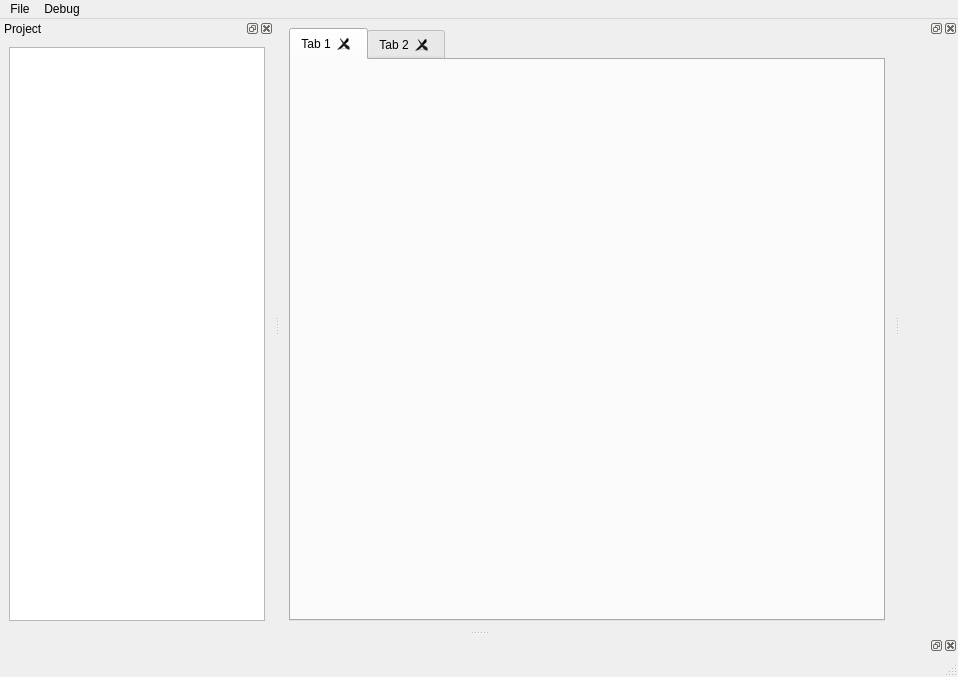
<?xml version="1.0" encoding="UTF-8"?>
<ui version="4.0">
 <class>MainWindow</class>
 <widget class="QMainWindow" name="MainWindow">
  <property name="geometry">
   <rect>
    <x>0</x>
    <y>0</y>
    <width>958</width>
    <height>677</height>
   </rect>
  </property>
  <property name="windowTitle">
   <string>MainWindow</string>
  </property>
  <widget class="QWidget" name="centralwidget">
   <layout class="QVBoxLayout" name="verticalLayout">
    <item>
     <widget class="QTabWidget" name="tabWidgetOpenFile">
      <property name="usesScrollButtons">
       <bool>true</bool>
      </property>
      <property name="tabsClosable">
       <bool>true</bool>
      </property>
      <widget class="QWidget" name="tab">
       <attribute name="title">
        <string>Tab 1</string>
       </attribute>
      </widget>
      <widget class="QWidget" name="tab_2">
       <attribute name="title">
        <string>Tab 2</string>
       </attribute>
      </widget>
     </widget>
    </item>
   </layout>
  </widget>
  <widget class="QMenuBar" name="menubar">
   <property name="geometry">
    <rect>
     <x>0</x>
     <y>0</y>
     <width>958</width>
     <height>23</height>
    </rect>
   </property>
   <widget class="QMenu" name="menuFile">
    <property name="title">
     <string>File</string>
    </property>
    <addaction name="actionOpen_project"/>
    <addaction name="actionQuit"/>
   </widget>
   <widget class="QMenu" name="menuDebug">
    <property name="title">
     <string>Debug</string>
    </property>
    <addaction name="actionShow_Clang_Debug"/>
   </widget>
   <addaction name="menuFile"/>
   <addaction name="menuDebug"/>
  </widget>
  <widget class="QStatusBar" name="statusbar"/>
  <widget class="QDockWidget" name="dockWidgetProject">
   <property name="windowTitle">
    <string>Project</string>
   </property>
   <attribute name="dockWidgetArea">
    <number>1</number>
   </attribute>
   <widget class="QWidget" name="dockWidgetContents_2">
    <layout class="QVBoxLayout" name="verticalLayout_2">
     <item>
      <widget class="QTreeView" name="treeViewProject">
       <property name="rootIsDecorated">
        <bool>true</bool>
       </property>
       <property name="headerHidden">
        <bool>true</bool>
       </property>
      </widget>
     </item>
    </layout>
   </widget>
  </widget>
  <widget class="QDockWidget" name="dockWidget_3">
   <attribute name="dockWidgetArea">
    <number>2</number>
   </attribute>
   <widget class="QWidget" name="dockWidgetContents_3"/>
  </widget>
  <widget class="QDockWidget" name="dockWidget_5">
   <attribute name="dockWidgetArea">
    <number>8</number>
   </attribute>
   <widget class="QWidget" name="dockWidgetContents_5"/>
  </widget>
  <action name="actionQuit">
   <property name="text">
    <string>Quit</string>
   </property>
  </action>
  <action name="actionShow_Clang_Debug">
   <property name="text">
    <string>Show Clang Debug</string>
   </property>
  </action>
  <action name="actionOpen_project">
   <property name="text">
    <string>Open project...</string>
   </property>
  </action>
 </widget>
 <resources/>
 <connections>
  <connection>
   <sender>actionQuit</sender>
   <signal>triggered()</signal>
   <receiver>MainWindow</receiver>
   <slot>close()</slot>
   <hints>
    <hint type="sourcelabel">
     <x>-1</x>
     <y>-1</y>
    </hint>
    <hint type="destinationlabel">
     <x>478</x>
     <y>338</y>
    </hint>
   </hints>
  </connection>
 </connections>
</ui>
